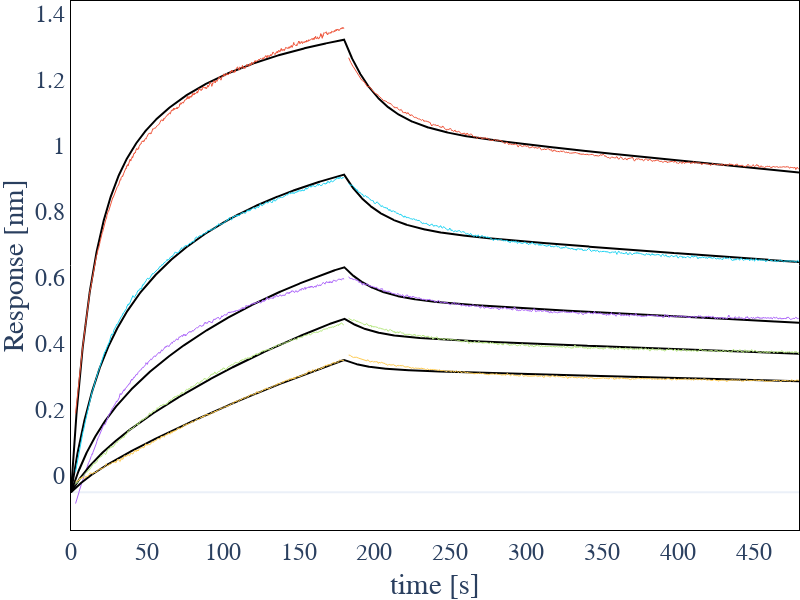

The notebook cell saved with this chart:
### Code cell
import plotly.graph_objects as go

fig = go.Figure()

for ds in exp.datasets:
    if ds.use_for_fit == False: continue
    x = np.array([])
    y = np.array([])
    y_fit = np.array([])
    
    for step in ds.steps:
        # if step.concentration>0: color = 'orangered'
        # elif step.concentration==0: color = 'cornflowerBlue'
        # else: color = 'lightgrey'
        mask = (ds.t>=step.start) & (ds.t<step.stop)

        if f"offset_ds{ds.index}_step{step.index}" in exp.params:
                offset = exp.params[f'offset_ds{ds.index}_step{step.index}'].value
        else: 
            offset = 0
        
        x_step = ds.t[mask]
        y_step = ds.response[mask] - offset
        y_fit_step = ds.fit_response[mask] - offset

        x = np.concatenate([x, x_step])
        y = np.concatenate([y, y_step])
        y_fit = np.concatenate([y_fit, y_fit_step])

    
    x = x - x[0]
    fig.add_scatter(x = x, 
                    y = y_fit,
                    marker=dict(size=0, 
                            color='black',
                            line=dict(width=1, color='black')),
                    line=dict(
                         width=2, 
                         color='black'
                         ),
                    name=ds.steps[0].concentration,)

        

    fig.add_scatter(x = x,
                    y = y,
                    marker=dict(
                            size=0, 
                            #color=color, 
                            line=dict(
                                    width=0.1, 
                                    #color=color
                                    )),
                    line=dict(
                            width=1, 
                            #color=color
                            ),
                    name=f"{ds.index}_{ds.steps[0].concentration}",
                    )



fig.update_layout(
            height=600,
            width = 800,
            font_family="Arial",
            font_size = 24,
            showlegend=False,
            margin=dict(l=0,r=0,b=0,t=0,pad=0), 
            template='plotly_white',
            paper_bgcolor="rgb(255, 255, 255)",  
            plot_bgcolor="rgb(255, 255, 255)") 

fig.update_xaxes(
    ticklabelposition="inside top", 
    title='time [s]',
    showline=True, 
    linewidth=1, 
    linecolor='black', 
    showgrid=False,
    mirror=True)

fig.update_yaxes(
    ticklabelposition="outside top", 
    title='Response [nm]',
    showline=True, 
    linewidth=1, 
    linecolor='black', 
    showgrid=False,
    mirror=True)



fig.show()

### Figure 1 — Plotly figure (JSON) as saved in the notebook; plotly's stock layout.template omitted (floating-point values rounded to 4 significant figures; data arrays with more than 128 entries replaced by an {"elided": "..."} marker saying what was removed)
{"data": [{"line": {"color": "black", "width": 2}, "marker": {"color": "black", "line": {"color": "black", "width": 1}, "size": 0}, "name": "1.6e-06", "type": "scatter", "x": {"elided": "2400 float values"}, "y": {"elided": "2400 float values"}}, {"line": {"width": 1}, "marker": {"line": {"width": 0.1}, "size": 0}, "name": "1_1.6e-06", "type": "scatter", "x": {"elided": "2400 float values"}, "y": {"elided": "2400 float values"}}, {"line": {"color": "black", "width": 2}, "marker": {"color": "black", "line": {"color": "black", "width": 1}, "size": 0}, "name": "4e-07", "type": "scatter", "x": {"elided": "2400 float values"}, "y": {"elided": "2400 float values"}}, {"line": {"width": 1}, "marker": {"line": {"width": 0.1}, "size": 0}, "name": "6_4e-07", "type": "scatter", "x": {"elided": "2400 float values"}, "y": {"elided": "2400 float values"}}, {"line": {"color": "black", "width": 2}, "marker": {"color": "black", "line": {"color": "black", "width": 1}, "size": 0}, "name": "8e-07", "type": "scatter", "x": {"elided": "2400 float values"}, "y": {"elided": "2400 float values"}}, {"line": {"width": 1}, "marker": {"line": {"width": 0.1}, "size": 0}, "name": "9_8e-07", "type": "scatter", "x": {"elided": "2400 float values"}, "y": {"elided": "2400 float values"}}, {"line": {"color": "black", "width": 2}, "marker": {"color": "black", "line": {"color": "black", "width": 1}, "size": 0}, "name": "2e-07", "type": "scatter", "x": {"elided": "2400 float values"}, "y": {"elided": "2400 float values"}}, {"line": {"width": 1}, "marker": {"line": {"width": 0.1}, "size": 0}, "name": "13_2e-07", "type": "scatter", "x": {"elided": "2400 float values"}, "y": {"elided": "2400 float values"}}, {"line": {"color": "black", "width": 2}, "marker": {"color": "black", "line": {"color": "black", "width": 1}, "size": 0}, "name": "1e-07", "type": "scatter", "x": {"elided": "2400 float values"}, "y": {"elided": "2400 float values"}}, {"line": {"width": 1}, "marker": {"line": {"width": 0.1}, "size": 0}, "name": "14_1e-07", "type": "scatter", "x": {"elided": "2400 float values"}, "y": {"elided": "2400 float values"}}], "layout": {"font": {"family": "Arial", "size": 24}, "height": 600, "margin": {"b": 0, "l": 0, "pad": 0, "r": 0, "t": 0}, "paper_bgcolor": "rgb(255, 255, 255)", "plot_bgcolor": "rgb(255, 255, 255)", "showlegend": false, "width": 800, "xaxis": {"linecolor": "black", "linewidth": 1, "mirror": true, "showgrid": false, "showline": true, "ticklabelposition": "inside top", "title": {"text": "time [s]"}}, "yaxis": {"linecolor": "black", "linewidth": 1, "mirror": true, "showgrid": false, "showline": true, "ticklabelposition": "outside top", "title": {"text": "Response [nm]"}}}}
